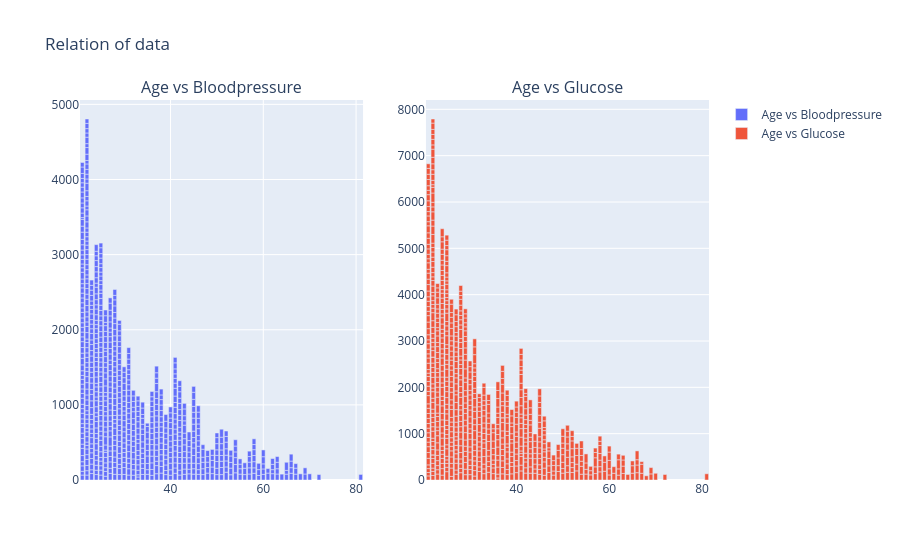

Notebook code cell kept with this figure:
### Code cell
fig1 = make_subplots(rows=1,cols=2,subplot_titles=("Age vs Bloodpressure","Age vs Glucose"))

fig1.add_trace(go.Bar(x=data["Age"],y=data["BloodPressure"],name="Age vs Bloodpressure"),row=1,col=1)
fig1.add_trace(go.Bar(x=data["Age"],y=data["Glucose"],name="Age vs Glucose"),row=1,col=2)

fig1.update_layout(title="Relation of data",
                  xaxis= dict(showgrid=True),
                  yaxis=dict(showgrid=True),
                  showlegend=True
                  )

fig1.show()

### Figure 1 — Plotly figure (JSON) as saved in the notebook; plotly's stock layout.template omitted (floating-point values rounded to 4 significant figures; data arrays with more than 128 entries replaced by an {"elided": "..."} marker saying what was removed)
{"data": [{"name": "Age vs Bloodpressure", "type": "bar", "x": {"elided": "768 int values"}, "xaxis": "x", "y": {"elided": "768 float values"}, "yaxis": "y"}, {"name": "Age vs Glucose", "type": "bar", "x": {"elided": "768 int values"}, "xaxis": "x2", "y": {"elided": "768 int values"}, "yaxis": "y2"}], "layout": {"annotations": [{"font": {"size": 16}, "showarrow": false, "text": "Age vs Bloodpressure", "x": 0.225, "xanchor": "center", "xref": "paper", "y": 1, "yanchor": "bottom", "yref": "paper"}, {"font": {"size": 16}, "showarrow": false, "text": "Age vs Glucose", "x": 0.775, "xanchor": "center", "xref": "paper", "y": 1, "yanchor": "bottom", "yref": "paper"}], "autosize": true, "showlegend": true, "title": {"text": "Relation of data"}, "xaxis": {"anchor": "y", "autorange": true, "domain": [0, 0.45], "range": [20.5, 81.5], "showgrid": true, "type": "linear"}, "xaxis2": {"anchor": "y2", "autorange": true, "domain": [0.55, 1], "range": [20.5, 81.5], "type": "linear"}, "yaxis": {"anchor": "x", "autorange": true, "domain": [0, 1], "range": [0, 5058.0], "showgrid": true, "type": "linear"}, "yaxis2": {"anchor": "x2", "autorange": true, "domain": [0, 1], "range": [0, 8201.0], "type": "linear"}}}
